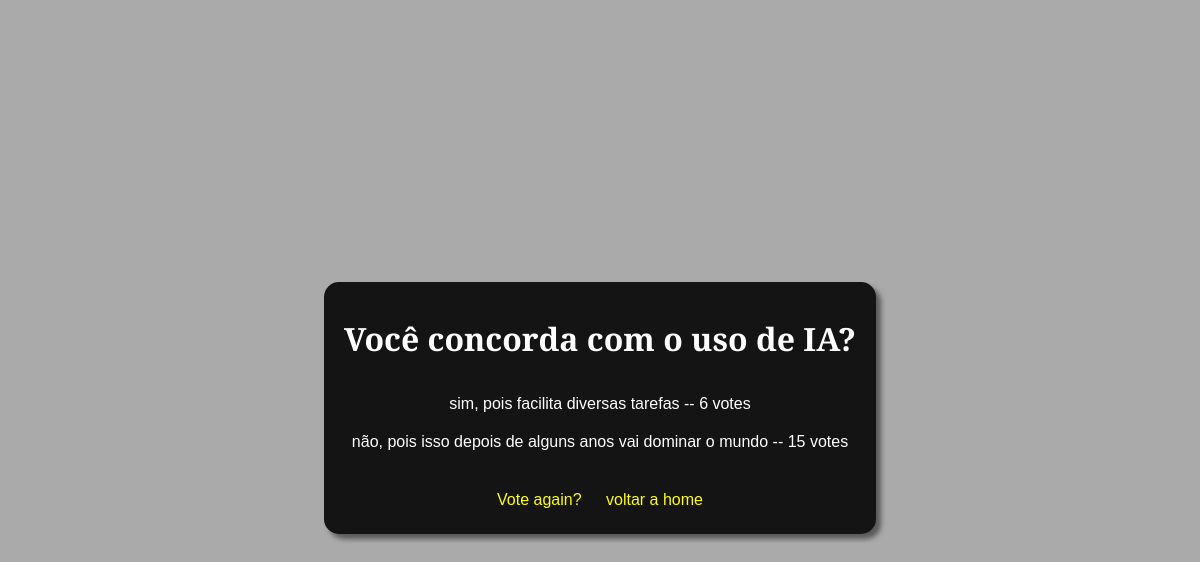
The page /polls/2/results/ on the database as committed earlier.
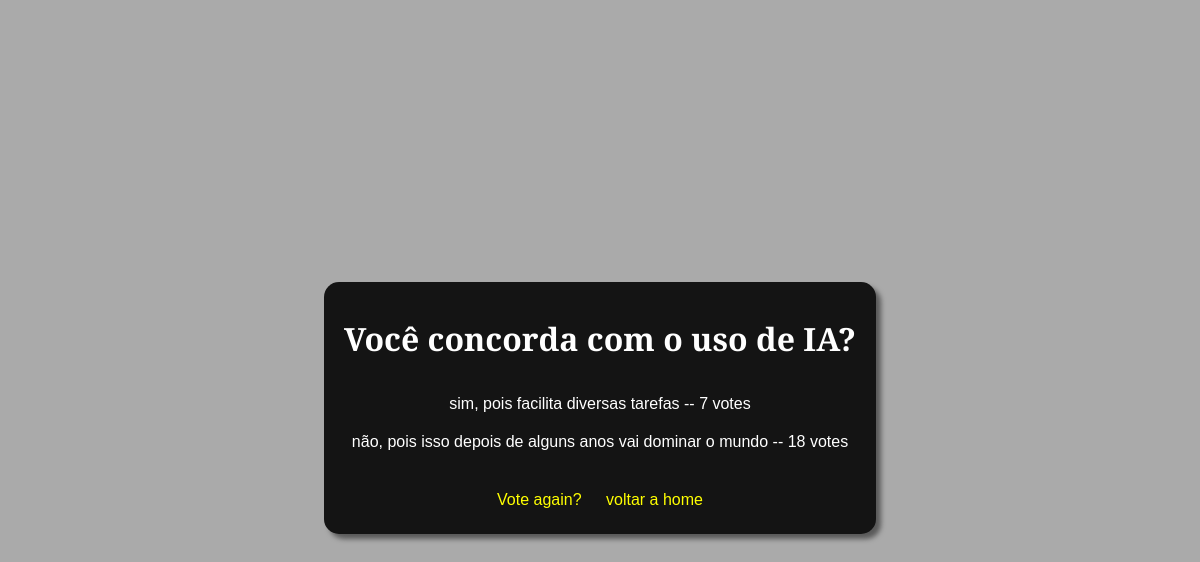
The same page on the database as committed later.
### polls/models.py (models this page shows, shortened)
class Question(models.Model):
    question_text = models.CharField(max_length=200)
    pub_date = models.DateTimeField("data de publicação")

class Choice(models.Model):
    question = models.ForeignKey(Question, on_delete=models.CASCADE)
    choice_text = models.CharField(max_length=200)
    votes = models.IntegerField(default=0)

### polls/views.py (the view)
# urls.py: path("<int:question_id>/results/", views.results, name="results"),
def results(request, question_id):
    question = get_object_or_404(Question, pk=question_id)
    return render(request, "polls/results.html", {"question":question})

### polls/templates/polls/results.html (shortened to what this page needs)
<!DOCTYPE html>
{% load static %}
<html lang="en">
<head>
    <link rel="stylesheet" type="text/css" href="{% static 'polls/css/style.css' %}" />
</head>
<body>
  <div class="box">
    <h1>{{ question.question_text}}</h1>
        {% for choice in question.choice_set.all %}
        <p>{{ choice.choice_text }} -- {{ choice.votes}} vote{{ choice.votes|pluralize }}</p>
        {% endfor %}
    <div class="space">
      <a href="{% url 'polls:details' question.id%}">Vote again?</a>
      <a href="{% url 'polls:index' %}">voltar a home</a>
    </div>
  </div>
</body>
</html>

### polls/static/polls/css/style.css (style rules this page uses)
h1 { margin: 25px 10px; text-align: center; }
.box { text-align: justify; display: flex; justify-content: center; align-items: center; flex-direction: column; border-radius: 15px; background-color: rgb(20,20,20); padding: 10px; box-shadow: 5px 5px 5px rgb(90,90,90); }
p { margin: 10px; }
body { font-family: "Cinzel Decorative", Sans-Serif; color: white; height: 100vh; display: flex; justify-content: center; align-items: center; flex-direction: column; background-color: rgb(170,170,170); }
a { text-decoration: none; margin: 10px; color: rgb(255,255,0); }
.space { margin: 30px 0 15px 0; }

Rows that differ between the two databases and show on the page:
changed Choice "sim, pois facilita diversas tarefas": votes "6" → "7"
changed Choice "não, pois isso depois de alguns anos vai dominar o mundo": votes "15" → "18"
